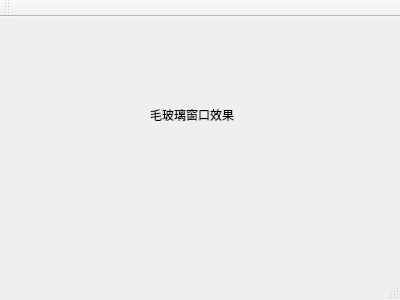
<?xml version="1.0" encoding="UTF-8"?>
<ui version="4.0">
 <class>MainWindow</class>
 <widget class="QMainWindow" name="MainWindow">
  <property name="geometry">
   <rect>
    <x>0</x>
    <y>0</y>
    <width>400</width>
    <height>300</height>
   </rect>
  </property>
  <property name="windowTitle">
   <string>MainWindow</string>
  </property>
  <widget class="QWidget" name="centralWidget">
   <widget class="QLabel" name="label">
    <property name="geometry">
     <rect>
      <x>150</x>
      <y>90</y>
      <width>91</width>
      <height>16</height>
     </rect>
    </property>
    <property name="text">
     <string>毛玻璃窗口效果</string>
    </property>
   </widget>
  </widget>
  <widget class="QMenuBar" name="menuBar">
   <property name="geometry">
    <rect>
     <x>0</x>
     <y>0</y>
     <width>400</width>
     <height>17</height>
    </rect>
   </property>
  </widget>
  <widget class="QToolBar" name="mainToolBar">
   <attribute name="toolBarArea">
    <enum>TopToolBarArea</enum>
   </attribute>
   <attribute name="toolBarBreak">
    <bool>false</bool>
   </attribute>
  </widget>
  <widget class="QStatusBar" name="statusBar"/>
 </widget>
 <layoutdefault spacing="6" margin="11"/>
 <resources/>
 <connections/>
</ui>
